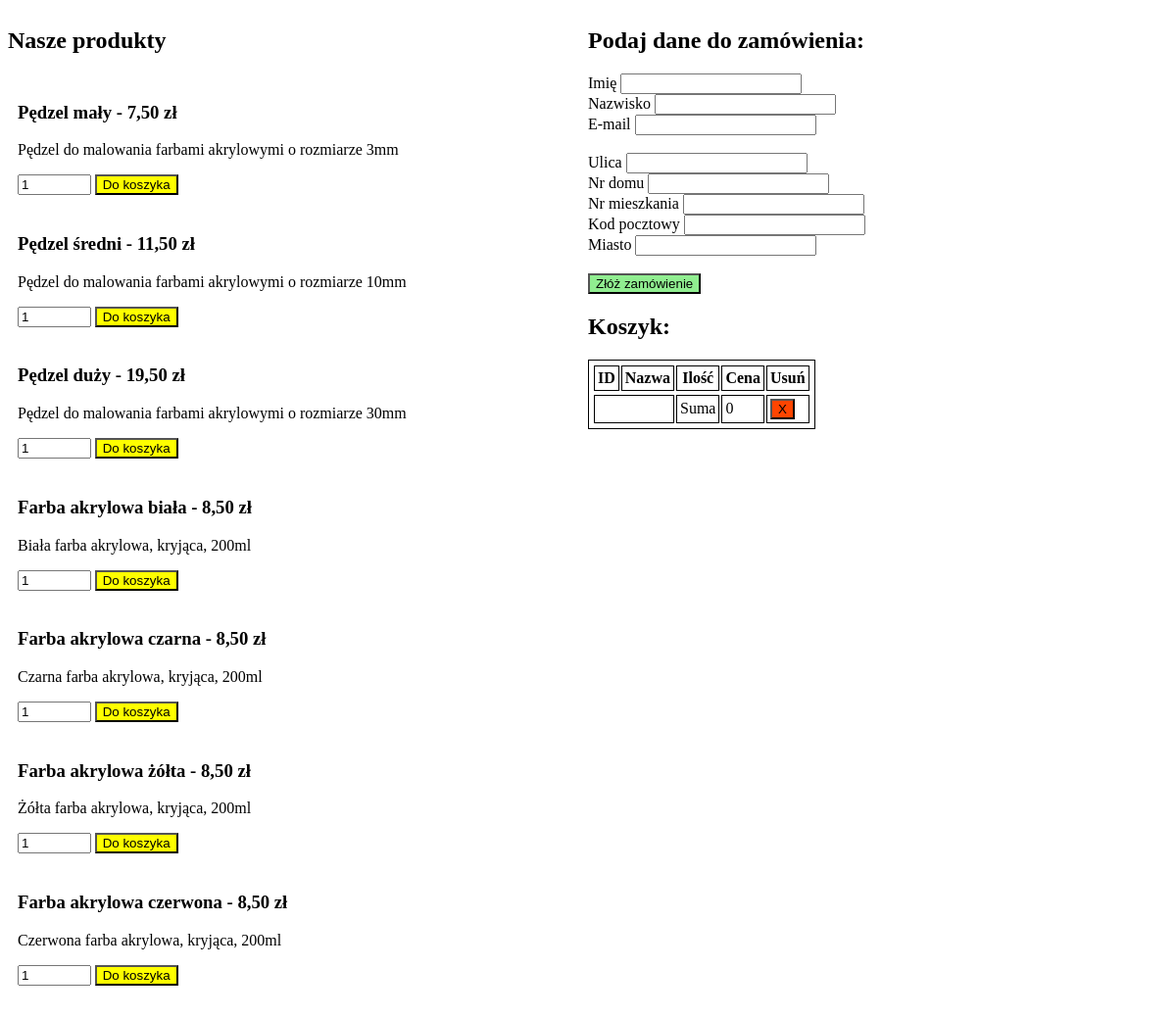
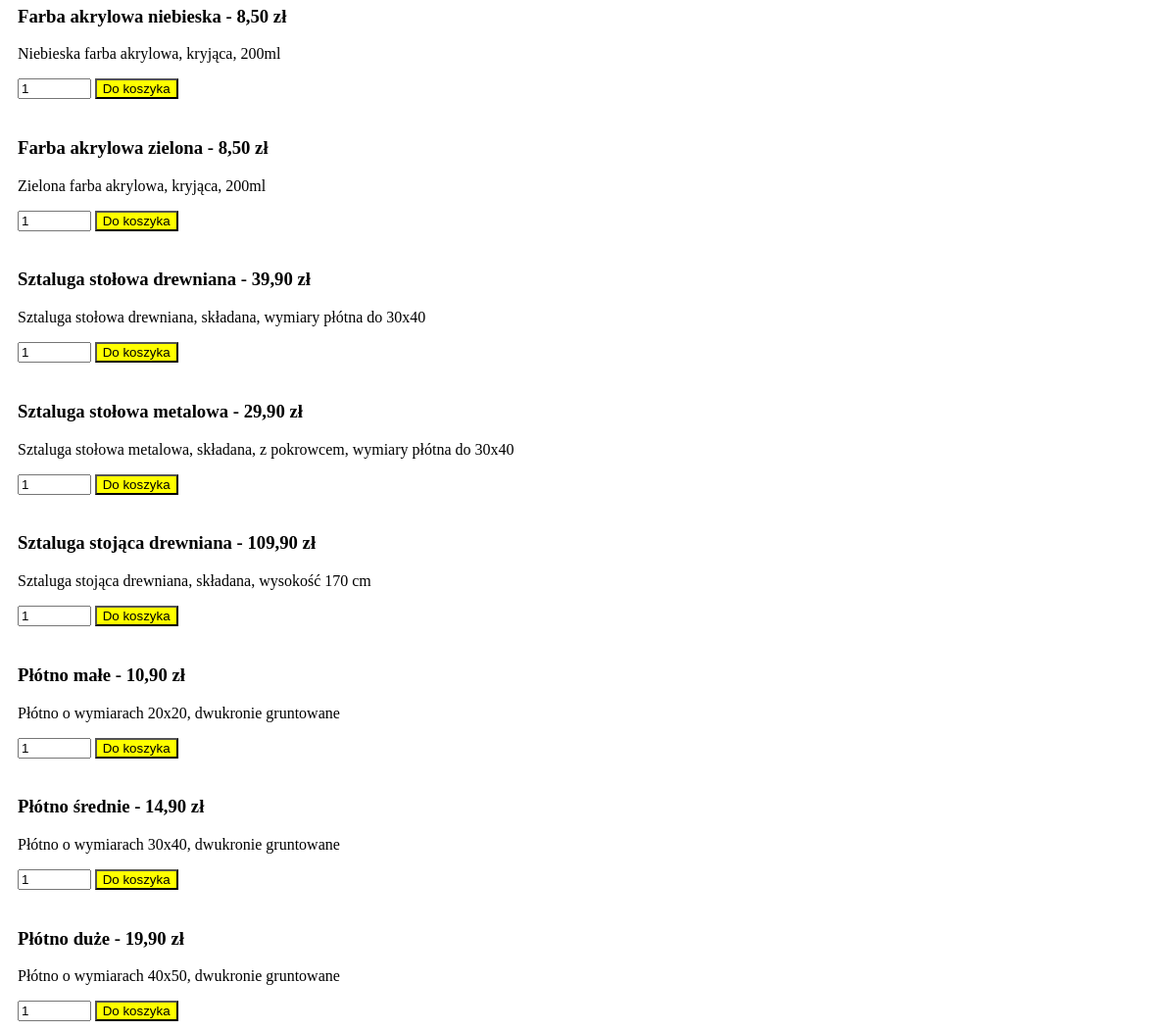
The page / on the database its author committed (2 pictures, top to bottom).
### tables this page shows
CREATE TABLE `items` (
  `id` int(11) NOT NULL,
  `name` varchar(255) NOT NULL,
  `description` text NOT NULL,
  `price` float NOT NULL
);

### index.php (the view, shortened to what this page needs)
<?php
    $connection = mysqli_connect("localhost", "root", "marta", "online_store");
?>
<!DOCTYPE html>
<html lang="pl-PL">
<head>
    <link rel="stylesheet" href="styles.css">
</head>
<body>
<div class="parent">
    <div class="child">
        <div class="items">
        <h2>Nasze produkty</h2>
            <?php
            $sql = "SELECT * FROM items";
            $result = mysqli_query($connection, $sql);
            while ($row = mysqli_fetch_array($result)) { ?>
                <form method="post" action="index.php?id=<?=$row['id'] ?>">
                    <div class="item">
                        <h3>
                            <?= $row['name']; ?> -
                            <?= number_format($row['price'], 2, ',', ' '); ?> zł
                        </h3>
                        <p>
                            <?= $row['description']; ?>
                        </p>
                        <input type="number" name="quantity" value="1" class="quantity">
                        <input type="submit" name="add_to_cart" class="button_add" value="Do koszyka">
                    </div>
                </form>
            <?php
            }
            ?>
        </div>
    </div>
    <div class="child">
        <div>
            <h2>Podaj dane do zamówienia:</h2>
            <form method="post" action="send-email.php">
                <div>
                    <label for="name">Imię</label>
                    <input type="text" name="firstname" id="firstname" required>
                </div>
                <div>
                    <label for="name">Nazwisko</label>
                    <input type="text" name="lastname" id="lastname" required>
                </div>
                <div>
                    <label for="email">E-mail</label>
                    <input type="email" name="email" id="email" required>
                </div>
                <br>
                <div>
                    <div class="address">
                        <label for="street">Ulica</label>
                        <input type="text" id="street" name="street">
                    </div>
                    <div class="address">
                        <label for="house_no">Nr domu</label>
                        <input type="text" id="house_no" name="house_no">
                    </div>
                    <div class="address">
                        <label for=" flat_no">Nr mieszkania</label>
                        <input type="text" id="flat_no" name="flat_no">
                    </div>
                </div>
                <div>
                    <div class="address">
                        <label for="zip_code">Kod pocztowy</label>
                        <input type="text" id="zip_code" name="zip_code">
                    </div>
                    <div class="address">
                        <label for="city">Miasto</label>
                        <input type="text" id="city" name="city">
                    </div>
                </div>
                <br>
                <button class='button_send'>Złóż zamówienie</button>
            </form>
        </div>
        <div>
            <h2>Koszyk:</h2>
            <?php
                $total = 0;
                $output = "";
                $output .= "
                    <table>
                        <tr>
                            <th>ID</th>
                            <th>Nazwa</th>
                            <th>Ilość</th>
                            <th>Cena</th>
                            <th>Usuń</th>
                        <tr>
                ";
                $output .= "
                    <tr>
                        <td colspan='2'></td>
                        <td>Suma</td>
                        <td>$total</td>
                        <td>
                            <a href='index.php?action=clearall'>
                                <button class='button_remove_all'>X</button>
                            </a>
                        </td>
                    </tr>
                ";
                echo $output;
            ?>
        </div>
    </div>
</div>
</body>
</html>

### styles.css (style rules this page uses)
div { height: max-content; align-self: center; align-items: center; width: auto; }
.parent { width: 100%; }
.child { float: left; width: 50%; }
.item { width: 90%; align-items: center; padding: 10px; }
.quantity { width: 5em; }
.button_add { background-color: yellow; }
.button_remove_all { background-color: orangered; }
.button_send { background-color: lightgreen; }
table, th, td { border: 1px solid; padding: 3px; }

### rows shown on the page
items: name "Pędzel mały", price "7,50", description "Pędzel do malowania farbami akrylowymi o rozmiarze 3mm"
items: name "Pędzel średni", price "11,50", description "Pędzel do malowania farbami akrylowymi o rozmiarze 10mm"
items: name "Pędzel duży", price "19,50", description "Pędzel do malowania farbami akrylowymi o rozmiarze 30mm"
items: name "Farba akrylowa biała", price "8,50", description "Biała farba akrylowa, kryjąca, 200ml"
items: name "Farba akrylowa czarna", price "8,50", description "Czarna farba akrylowa, kryjąca, 200ml"
items: name "Farba akrylowa żółta", price "8,50", description "Żółta farba akrylowa, kryjąca, 200ml"
items: name "Farba akrylowa czerwona", price "8,50", description "Czerwona farba akrylowa, kryjąca, 200ml"
items: name "Farba akrylowa niebieska", price "8,50", description "Niebieska farba akrylowa, kryjąca, 200ml"
items: name "Farba akrylowa zielona", price "8,50", description "Zielona farba akrylowa, kryjąca, 200ml"
items: name "Sztaluga stołowa drewniana", price "39,90", description "Sztaluga stołowa drewniana, składana, wymiary płótna do 30x40"
items: name "Sztaluga stołowa metalowa", price "29,90", description "Sztaluga stołowa metalowa, składana, z pokrowcem, wymiary płótna do 30x40"
items: name "Sztaluga stojąca drewniana", price "109,90", description "Sztaluga stojąca drewniana, składana, wysokość 170 cm"
items: name "Płótno małe", price "10,90", description "Płótno o wymiarach 20x20, dwukronie gruntowane"
items: name "Płótno średnie", price "14,90", description "Płótno o wymiarach 30x40, dwukronie gruntowane"
items: name "Płótno duże", price "19,90", description "Płótno o wymiarach 40x50, dwukronie gruntowane"

### other values the page prints
$total "0"
